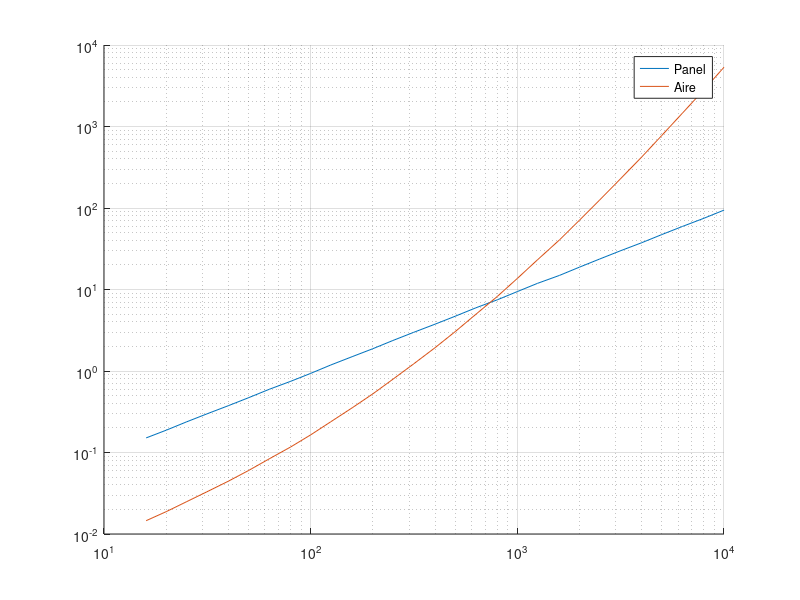
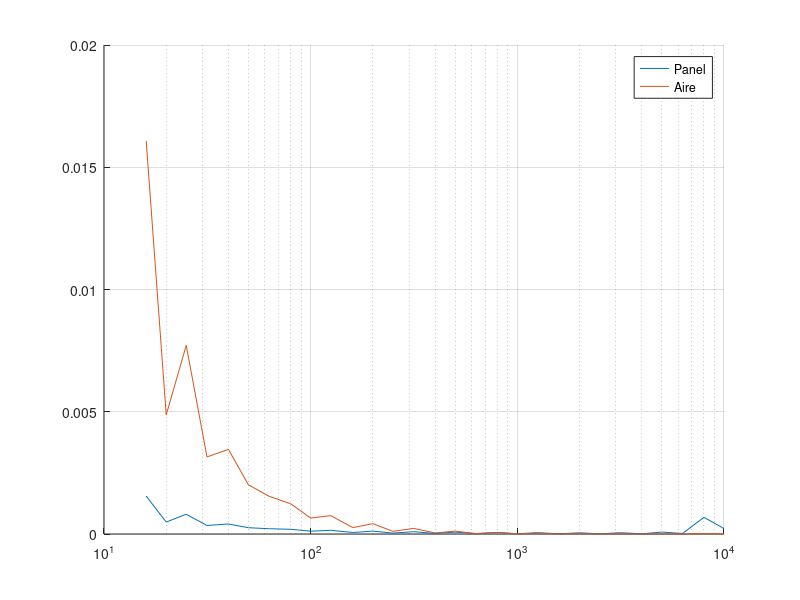
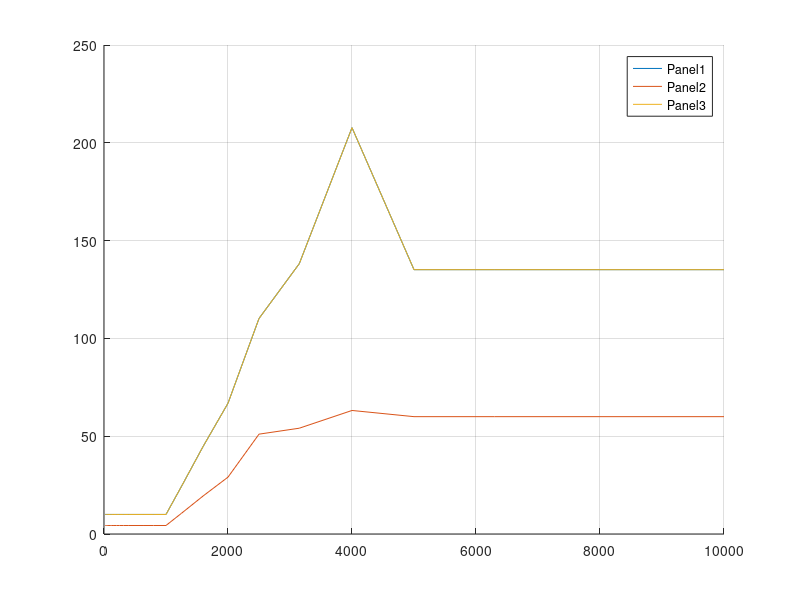

Reproduce these figures in MATLAB, in order.
clear all
close all
fig = 1;
fig_flag = 1;

%% Datos

Lx = 1;     % m
Ly = 1.25;  % m
H  = 50e-3; % m

Panel = struct();
Panel.A         = Lx*Ly;    % m^2
Panel.thickness = 5e-3;     % m
Panel.rho       = 27000;    % kg/m^3
Panel.E         = 70e9;     % Pa
Panel.nu        = 0.3;
Panel.D         = Panel.E*Panel.thickness^3/12/(1-Panel.nu^2);

Aire = struct();
Aire.rho        = 1.225;    % kg/m^3
Aire.c          = 343;      % m/s
Aire.V          = Panel.A*H;                      
Aire.A          = 2 * Panel.A + 2*(Lx+Ly) * H ;
Aire.L          = 4*(Lx+Ly+H);


%% A) Número de modos por banda

% Frecuencias en bandas de tercio de octava con la siguiente estrcutura:
%   Límite inferior, Frecuencia central, Límite superior, Incremento
try 
    load('Frecuencias.mat','Frecuencias');
catch
    disp('Error al cargar Frecuencias.mat')
end

% Paneles
Panel.modos(:,:) = Frecuencias(:,:);
Panel.modos(:,5) = Panel.A/4/pi * (Panel.rho*Panel.thickness/Panel.D)^0.5;
Panel.modos(:,6) = Panel.modos(:,5) .* Panel.modos(:,4) ;

% Capas de aire
Aire.modos(:,:) = Frecuencias(:,:);
Aire.modos(:,5) = Aire.V/pi/Aire.c * (Frecuencias(:,2).*2*pi ./ Aire.c).^2 +...
    Aire.A/4/Aire.c * (Frecuencias(:,2).*2*pi ./ Aire.c) + ...
    Aire.L/8/Aire.c;
Aire.modos(:,6) = Aire.modos(:,5) .* Aire.modos(:,4);

if fig_flag == 1
    figure(fig)
    set(gca, 'XScale', 'log')
    set(gca, 'YScale', 'log')
    hold on
    plot(Panel.modos(:,2),Panel.modos(:,6), 'DisplayName', 'Panel')
    plot(Aire.modos(:,2), Aire.modos(:,6),  'DisplayName', 'Aire' )
    grid on
    legend('Location','best')
    fig = fig+1;
end


%% B) Factor de pérdidas de acoplamiento

% Frecuencias de la placa
Panel.m   = Panel.rho * Panel.thickness;              % Masa por unidad de superficie
Panel.fc  = (Aire.c^2/2/pi) * (Panel.m/Panel.D)^0.5;  % Frecuencia crítica de la placa
Panel.f11 = (Aire.c^2/4/Panel.fc) * (1/Lx^2+1/Ly^2);  % Primer modo superficial de la placa

% Sigma

A   = Panel.A;
c0  = Aire.c;
P   = 2*(Lx+Ly);
fc  = Panel.fc;
    
for f = 1:length(Frecuencias(:,2))
    frec   = Frecuencias(f,2);
    lambda = (frec/Panel.fc)^0.5 ;
    
    if Panel.f11 <= Panel.fc/2
        if frec<Panel.f11
            sigma(f) = 4*A^2*(frec/c0)^2;
        elseif Panel.f11< frec && frec < Panel.fc/2
            A = c0*P/A/fc;
            B = ((1-lambda^2)*log((1+lambda)/(1-lambda))+2*lambda) / (4*pi^2*(1-lambda^2)^1.5);
            C = 2*(2*c0/fc/pi^2)^2;
            D = (1-2*lambda^2)/(A*lambda*(1-lambda^2)^0.5);
            sigma(f) = A * B + C * D;
        elseif Panel.fc/2 < frec && frec < Panel.fc
            A = c0*P/A/fc;
            B = ((1-lambda^2)*log((1+lambda)/(1-lambda))+2*lambda) / (4*pi^2*(1-lambda^2)^1.5);
            sigma(f) = A * B;
        elseif frec >= Panel.fc
            sigma(f) = 1/(1-fc/frec)^0.5;
        end
    elseif Panel.f11 > Panel.fc/2
        if frec <= Panel.fc
            sigma(f) = 4*A^2*(frec/c0)^2;
        elseif frec > Panel.fc
            sigma(f) = 1/(1-fc/frec)^0.5;
        end
    end
end

sigma = sigma';

% Pérdidas panel-aire
Panel.eta = Aire.A*Aire.rho*Aire.c.*sigma./(Panel.rho*Panel.A*Panel.thickness*2*pi.*Frecuencias(:,2));

% Pérdidas aire-panel
Aire.eta  = Panel.eta .* Panel.modos(:,5) ./ Aire.modos(:,5);

% Representación gráfica

if fig_flag == 1
    figure(fig)
    set(gca, 'XScale', 'log')
    hold on
    plot(Frecuencias(:,2), Panel.eta(:), 'DisplayName', 'Panel')
    plot(Frecuencias(:,2), Aire.eta(:),  'DisplayName', 'Aire' )
    grid on
    legend('Location','best')
    fig = fig+1;
end

%% 

Paneles = [Panel Panel Panel];      % Tres paneles
Aires = [Aire Aire];                % Dos capas de aire

%% Potencias externas aplicadas

% Valores de la tabla
Frecuencias_list = [16 1e3 1250 1600 2000 2500 3150 4000 5000 1e4];

Potencias_list = [  10  10   20   35   50   80  100  150  100 100;...
                    4.35 4.35 8.7 15.2 21.74 36.96 39.13 45.65 43.47 43.47;...
                    10  10   20   35   50   80  100  150  100 100] ; % W            
     
% Columna con frecuencias (Hz)
for p=1:length(Paneles)
    Paneles(p).p_ext(:,1) = Frecuencias(:,2);
end

% Columna con potencias (W)

f = 1;                
                            
Paneles(1).p_ext(f,2) = 10;
Paneles(2).p_ext(f,2) = 4.35;
Paneles(3).p_ext(f,2) = 10;
               
                
for f=2:length(Frecuencias)
    
    if Frecuencias(f,2) > Frecuencias_list(1) && Frecuencias(f,2) <= Frecuencias_list(2) l = 2; end
    if Frecuencias(f,2) > Frecuencias_list(2) && Frecuencias(f,2) <= Frecuencias_list(3) l = 3; end
    if Frecuencias(f,2) > Frecuencias_list(3) && Frecuencias(f,2) <= Frecuencias_list(4) l = 4; end
    if Frecuencias(f,2) > Frecuencias_list(4) && Frecuencias(f,2) <= Frecuencias_list(5) l = 5; end
    if Frecuencias(f,2) > Frecuencias_list(5) && Frecuencias(f,2) <= Frecuencias_list(6) l = 6; end
    if Frecuencias(f,2) > Frecuencias_list(6) && Frecuencias(f,2) <= Frecuencias_list(7) l = 7; end
    if Frecuencias(f,2) > Frecuencias_list(7) && Frecuencias(f,2) <= Frecuencias_list(8) l = 8; end
    if Frecuencias(f,2) > Frecuencias_list(8) && Frecuencias(f,2) <= Frecuencias_list(9) l = 9; end
    if Frecuencias(f,2) > Frecuencias_list(9) && Frecuencias(f,2) <= Frecuencias_list(10) l = 10; end
    
    for p=1:length(Paneles)
        deltaW = (Potencias_list(p,l) - Potencias_list(p,l-1))  / (Frecuencias_list(l) - Frecuencias_list(l-1)) ;
        deltaf = Frecuencias(f,2) - Frecuencias(f-1);
        Paneles(p).p_ext(f,2) = Paneles(p).p_ext(f-1,2) + deltaW*deltaf;
    end

end

% Comprobación visual

if fig_flag == 1
    figure(fig)
    hold on
    for p=1:length(Paneles)
        plot(Paneles(p).p_ext(:,1),Paneles(p).p_ext(:,2), 'DisplayName', ['Panel',num2str(p)])
    end
    grid on
    legend()
    fig = fig+1;
end



